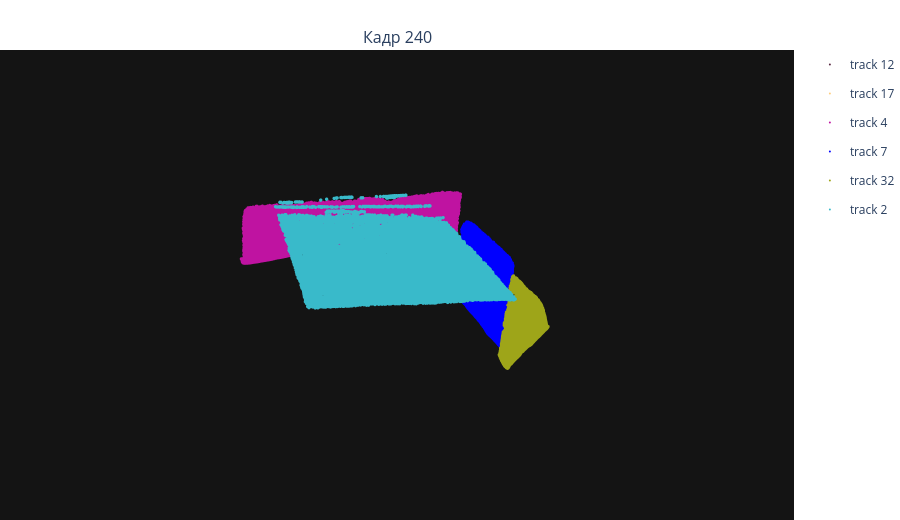

Notebook cell for this chart:
### Code cell
mid = len(images) // 2
fig_3d = show_tracks_pointclouds_at_frames(
    [240], all_tracks, points_per_frame, points_per_frame_masks, h, w
)
fig_3d.show()
pcd_tracks = tracks_to_merged_open3d_pcd(mid, all_tracks, points_per_frame, points_per_frame_masks, h, w)
o3d.visualization.draw_geometries([pcd_tracks])

### Figure 1 — Plotly figure (JSON) as saved in the notebook; plotly's stock layout.template omitted (floating-point values rounded to 4 significant figures; data arrays with more than 128 entries replaced by an {"elided": "..."} marker saying what was removed)
{"data": [{"legendgroup": "12", "marker": {"color": "rgb(88,40,65)", "size": 2}, "mode": "markers", "name": "track 12", "scene": "scene", "showlegend": true, "type": "scatter3d", "x": {"elided": "286 float values"}, "y": {"elided": "286 float values"}, "z": {"elided": "286 float values"}}, {"legendgroup": "17", "marker": {"color": "rgb(254,205,125)", "size": 2}, "mode": "markers", "name": "track 17", "scene": "scene", "showlegend": true, "type": "scatter3d", "x": {"elided": "531 float values"}, "y": {"elided": "531 float values"}, "z": {"elided": "531 float values"}}, {"legendgroup": "4", "marker": {"color": "rgb(191,19,161)", "size": 2}, "mode": "markers", "name": "track 4", "scene": "scene", "showlegend": true, "type": "scatter3d", "x": {"elided": "15000 float values"}, "y": {"elided": "15000 float values"}, "z": {"elided": "15000 float values"}}, {"legendgroup": "7", "marker": {"color": "rgb(0,0,255)", "size": 2}, "mode": "markers", "name": "track 7", "scene": "scene", "showlegend": true, "type": "scatter3d", "x": {"elided": "15000 float values"}, "y": {"elided": "15000 float values"}, "z": {"elided": "15000 float values"}}, {"legendgroup": "32", "marker": {"color": "rgb(158,165,25)", "size": 2}, "mode": "markers", "name": "track 32", "scene": "scene", "showlegend": true, "type": "scatter3d", "x": {"elided": "9375 float values"}, "y": {"elided": "9375 float values"}, "z": {"elided": "9375 float values"}}, {"legendgroup": "2", "marker": {"color": "rgb(57,186,202)", "size": 2}, "mode": "markers", "name": "track 2", "scene": "scene", "showlegend": true, "type": "scatter3d", "x": {"elided": "15000 float values"}, "y": {"elided": "15000 float values"}, "z": {"elided": "15000 float values"}}], "layout": {"annotations": [{"font": {"size": 16}, "showarrow": false, "text": "Кадр 240", "x": 0.5, "xanchor": "center", "xref": "paper", "y": 1, "yanchor": "bottom", "yref": "paper"}], "height": 520, "margin": {"b": 0, "l": 0, "r": 0, "t": 50}, "scene": {"bgcolor": "rgb(20,20,20)", "domain": {"x": [0, 1], "y": [0, 1]}, "xaxis": {"visible": false}, "yaxis": {"visible": false}, "zaxis": {"visible": false}}}}
